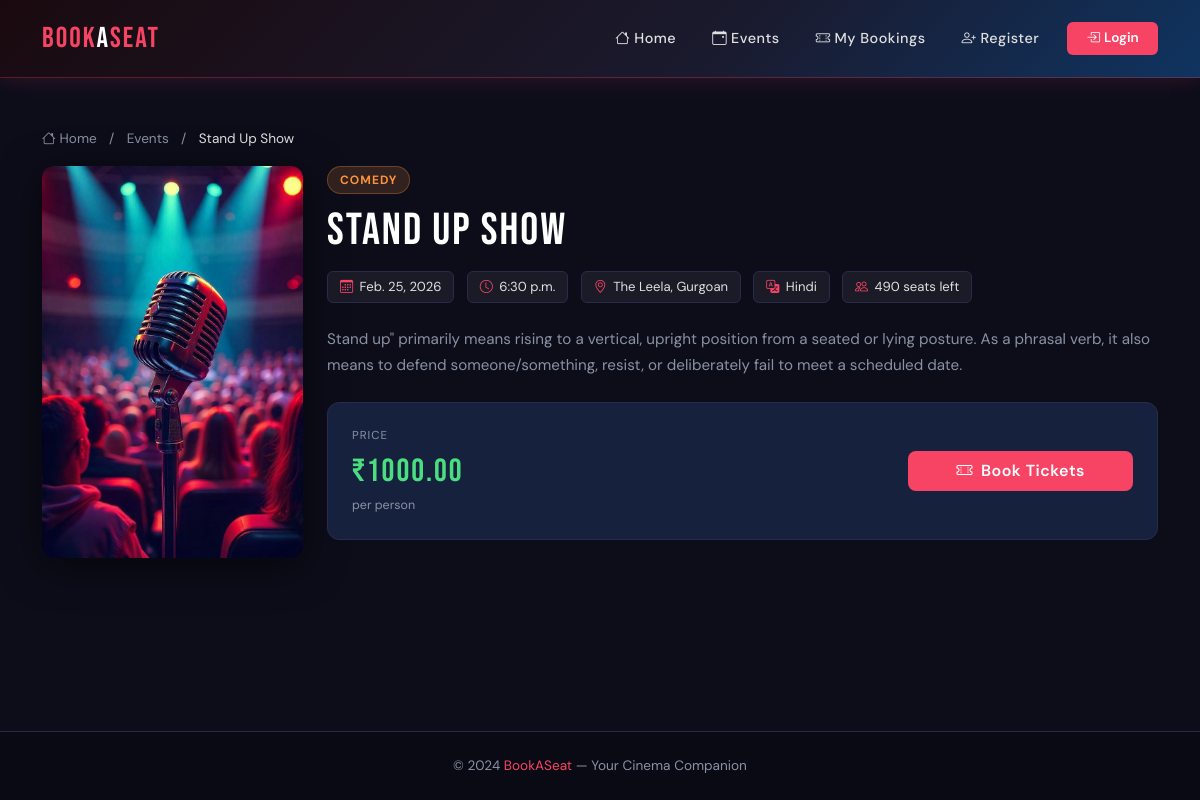
The app's page /events/2/, older data.
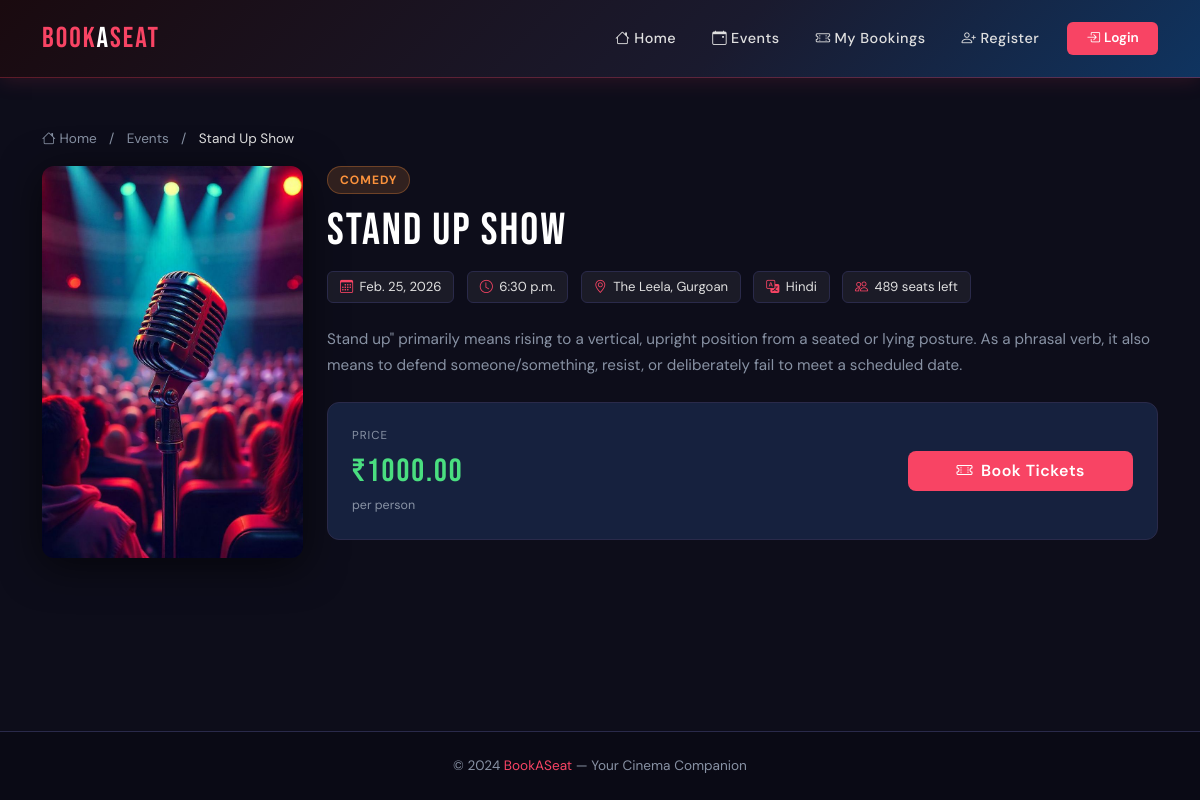
The same page, newer data.
### events/models.py (models this page shows, shortened)
class Event(models.Model):
    title = models.CharField(max_length=255)
    event_type = models.CharField(max_length=20, choices=EVENT_TYPE_CHOICES, default='other')
    description = models.TextField(blank=True)
    venue = models.ForeignKey(Venue, on_delete=models.SET_NULL, null=True, related_name='events')
    event_date = models.DateField()
    event_time = models.TimeField()
    price = models.DecimalField(max_digits=8, decimal_places=2)
    total_seats = models.PositiveIntegerField(default=100)
    available_seats = models.PositiveIntegerField(default=100)
    poster = models.ImageField(upload_to='events/posters/', blank=True, null=True)
    language = models.CharField(max_length=50, blank=True)
    is_active = models.BooleanField(default=True)
    created_at = models.DateTimeField(auto_now_add=True)

class Venue(models.Model):
    name = models.CharField(max_length=255)
    city = models.CharField(max_length=100)
    address = models.TextField()
    capacity = models.PositiveIntegerField(default=0)

### events/views.py (the view)
# urls.py: path('<int:event_id>/', views.event_detail, name='event_detail'),
def event_detail(request, event_id):
    event = get_object_or_404(Event, id=event_id, is_active=True)
    return render(request, 'events/event_detail.html', {'event': event})

### events/templates/events/event_detail.html (shortened to what this page needs)
{% extends 'base.html' %}
{% block content %}
<div class="breadcrumb-bms mb-3">
  <a href="{% url 'movie_list' %}"><i class="bi bi-house me-1"></i>Home</a>
  <span class="mx-2">/</span>
  <a href="{% url 'event_list' %}">Events</a>
  <span class="mx-2">/</span>
  <span style="color:var(--bms-text);">{{ event.title }}</span>
</div>
<div class="row g-4">
  <div class="col-md-3">
    {% if event.poster %}
      <img src="{{ event.poster.url }}" alt="{{ event.title }}" class="detail-poster" />
    {% endif %}
  </div>
  <div class="col-md-9">
    <span class="type-badge type-{{ event.event_type }}">{{ event.get_event_type_display }}</span>
    <div class="event-title">{{ event.title }}</div>
    <div class="mb-3">
      <span class="meta-chip"><i class="bi bi-calendar3"></i>{{ event.event_date }}</span>
      <span class="meta-chip"><i class="bi bi-clock"></i>{{ event.event_time }}</span>
      {% if event.venue %}
        <span class="meta-chip"><i class="bi bi-geo-alt"></i>{{ event.venue.name }}, {{ event.venue.city }}</span>
      {% endif %}
      {% if event.language %}
        <span class="meta-chip"><i class="bi bi-translate"></i>{{ event.language }}</span>
      {% endif %}
      <span class="meta-chip"><i class="bi bi-people"></i>{{ event.available_seats }} seats left</span>
    </div>
    {% if event.description %}
      <p class="desc-text">{{ event.description }}</p>
    {% endif %}
    <div class="book-card">
      <div style="display:flex; align-items:center; justify-content:space-between; flex-wrap:wrap; gap:1rem;">
        <div>
          <div style="font-size:0.72rem; text-transform:uppercase; letter-spacing:1px; color:var(--bms-muted); margin-bottom:0.2rem;">Price</div>
          <div class="price-big">₹{{ event.price }}</div>
          <div style="font-size:0.78rem; color:var(--bms-muted);">per person</div>
        </div>
        {% if event.available_seats > 0 %}
          <a href="{% url 'book_event' event.id %}" class="btn btn-bms-primary px-5 py-2" style="font-size:1rem;">
            <i class="bi bi-ticket-perforated me-2"></i>Book Tickets
          </a>
        {% else %}
          <button class="btn btn-bms-primary px-5 py-2" disabled style="opacity:0.5;">Sold Out</button>
        {% endif %}
      </div>
    </div>
  </div>
</div>
{% endblock %}

Row changes from the older to the newer data that the page shows:
changed Event "Stand Up Show": available_seats "490" → "489"
